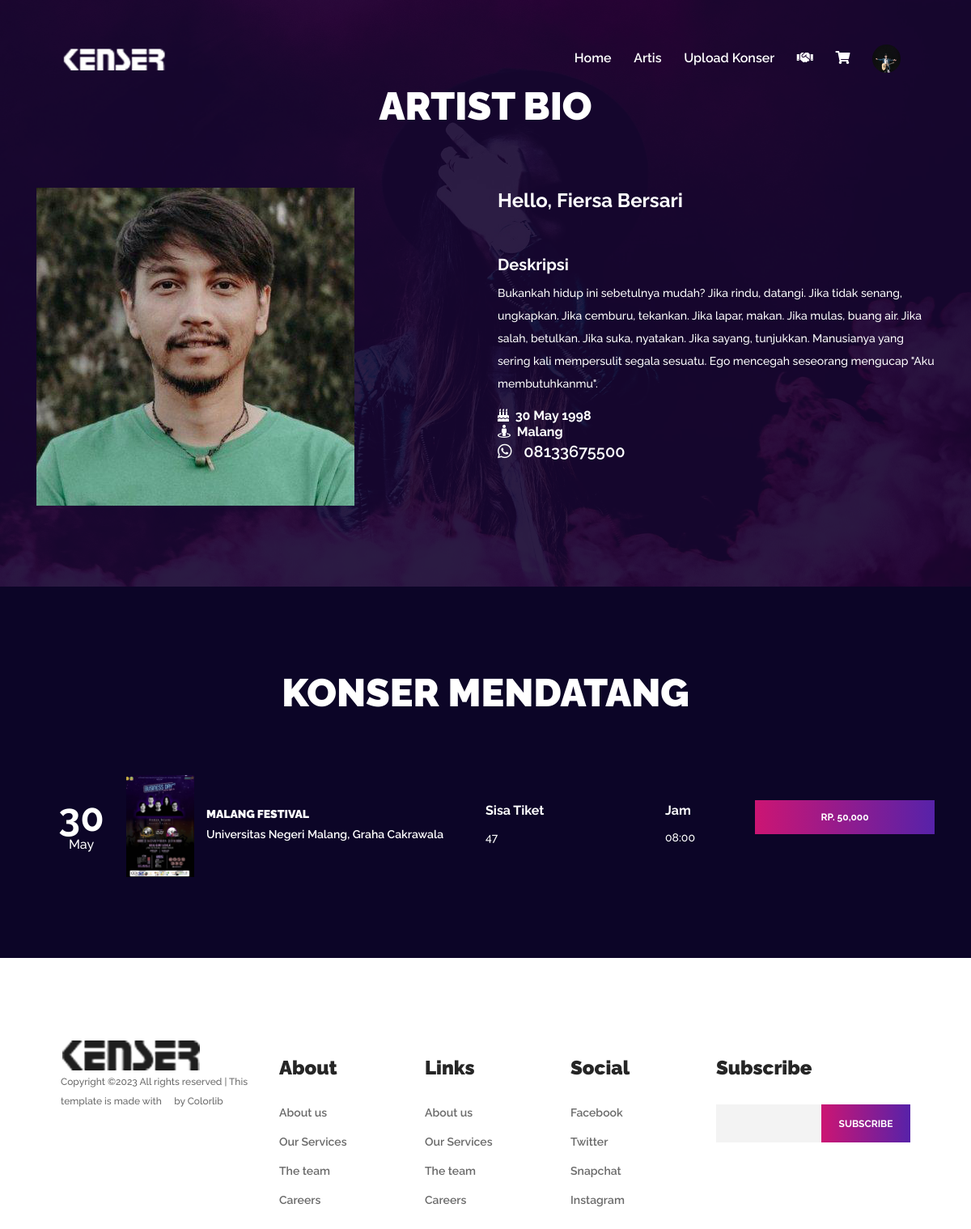
The page /musica/index_artis.php?page=artis_detail&id=21 (signed in) on the database its author committed.
### tables this page shows
CREATE TABLE `user` (
  `id_user` int(11) NOT NULL,
  `username` varchar(225) NOT NULL,
  `password` varchar(225) NOT NULL,
  `Alamat` text NOT NULL,
  `Umur` int(11) NOT NULL,
  `Tempat_Lahir` varchar(225) NOT NULL,
  `Tanggal_lahir` date NOT NULL,
  `no_telp` varchar(225) NOT NULL,
  `foto` varchar(1000) NOT NULL,
  `level` int(11) NOT NULL,
  `active` varchar(225) NOT NULL
);

CREATE TABLE `artis` (
  `id_artis` int(11) NOT NULL,
  `id_user_user` int(11) NOT NULL,
  `nama_artis` varchar(225) NOT NULL,
  `deskripsi_artis` text NOT NULL,
  `foto_artis` varchar(225) NOT NULL,
  `cp` varchar(225) NOT NULL
);

CREATE TABLE `tiket` (
  `id_tiket` int(11) NOT NULL,
  `id_artis_artis` int(11) NOT NULL,
  `nama_tiket` varchar(225) NOT NULL,
  `harga_tiket` int(11) NOT NULL,
  `tanggal_tiket` date NOT NULL,
  `foto_tiket` varchar(225) NOT NULL,
  `deskripsi_tiket` varchar(225) NOT NULL,
  `nomor_telp` varchar(225) NOT NULL,
  `qty_tiket` int(11) NOT NULL,
  `lokasi` text NOT NULL,
  `jam` time NOT NULL
);

### musica/artis_detail.php (the view, shortened to what this page needs)
<?php
$data_ar1 = $_GET['id'];
$data_ar2 = mysqli_query($koneksi, "SELECT * FROM artis WHERE id_artis = '$data_ar1'");
$data_lengkap = mysqli_fetch_assoc($data_ar2);
$id_artis = $data_lengkap['id_user_user'];
$data_tiket = mysqli_query($koneksi, "SELECT * FROM tiket WHERE id_artis_artis = '$id_artis'");
$data_user = mysqli_query($koneksi, "SELECT * FROM user WHERE id_user = '$id_artis'");
$data_user1 = mysqli_fetch_assoc($data_user);
$tanggal=$data_user1['Tanggal_lahir'];
?>
<div class="about-us-area section-padding-100-0 bg-img bg-overlay" style="background-image: url(img/bg-img/bg-4.jpg);" id="about">
    <div class="container">
        <div class="row">
            <div class="col-12">
                <div class="section-heading">
                    <h2>Artist Bio</h2>
                </div>
            </div>
        </div>
        <div  class="row">
            <div class="col-12 col-lg-6">
                <div class="about-thumbnail mb-100">
                    <img src="proses/images/profile/<?php echo $data_lengkap['foto_artis'];?>" alt="">
                </div>
            </div>
            <div class="col-12 col-lg-6">
                <div class="about-content mb-100">
                    <h4>Hello, <?php echo $data_lengkap['nama_artis'];?></h4>
                    <h5 style="color: white;">Deskripsi</h5>
                    <font size="20"><?php echo $data_lengkap['deskripsi_artis'];?></font> <p></p>
                    <h6 style="color: white;"> <i class="fas fa-birthday-cake"></i> &nbsp;<?= date('d M Y', strtotime($tanggal)); ?>
                    <br>
                    <i class="fas fa-street-view"></i> &nbsp;<?php echo $data_user1['Tempat_Lahir']; ?>
                    <br>
                    <a href="https://api.whatsapp.com/send?phone=+62<?= $data_lengkap['cp'] ?>&text=Saya melihat tiket " target="_blank" style="color: white; font-size: 20px;">
                        <i class="fab fa-whatsapp"></i> &nbsp;<?php echo ' '.$data_lengkap['cp']; ?>
                    </a>
                    </h6>
                </div>
            </div>
        </div>
    </div>
</div>
<div class="upcoming-shows-area section-padding-100">
    <div class="container">
        <div class="row">
            <div class="col-12">
                <div class="section-heading">
                    <h2>Konser Mendatang</h2>
                </div>
            </div>
        </div>
        <div class="row">
            <div class="col-12">
                <div class="upcoming-shows-content">
                    <?php
                    while ( $data_tiket_lengkap = mysqli_fetch_assoc($data_tiket)) {
                    ?>
                    <div class="single-upcoming-shows d-flex align-items-center flex-wrap">
                        <div class="shows-date">
                            <h2><?php
                            $hari =  $data_tiket_lengkap['tanggal_tiket'];
                            echo date('d', strtotime($hari));
                            ?> <span><?php echo date('M', strtotime($hari)); ?></span></h2>
                        </div>
                        <div class="shows-desc d-flex align-items-center">
                            <div class="shows-img">
                                <img src="proses/images/banner/<?php echo $data_tiket_lengkap['foto_tiket']; ?>" alt="">
                            </div>
                            <div class="shows-name">
                                <h6><a href="index_artis.php?page=detail_tiket&id=<?php echo $data_tiket_lengkap['id_tiket']; ?>" style="color: white;"><b><?php echo $data_tiket_lengkap['nama_tiket']; ?></b></a></h6>
                                <p><a href="https://www.google.com/maps/search/<?php echo $data_tiket_lengkap['lokasi']; ?>" target="_blank" style="color: white;"><?php echo $data_tiket_lengkap['lokasi']; ?></a></p>
                            </div>
                        </div>
                        <div class="shows-location">
                            <h6 style="color: white;">Sisa Tiket</h6>
                            <p><?php echo $data_tiket_lengkap['qty_tiket']; ?></p>
                        </div>
                        <div class="shows-time">
                            <h6 style="color: white;">Jam</h6>
                            <p><?php echo date("H:i", strtotime($data_tiket_lengkap['jam'])); ?></p>
                        </div>
                        <div class="buy-tickets">
                            <?php if ($id_artis!=$id){ ?>
                                <a href="index_artis.php?page=buy_ticket&id=<?php echo $data_tiket_lengkap['id_tiket']; ?>" class="btn musica-btn">Rp. <?php echo number_format($data_tiket_lengkap['harga_tiket']); ?></a><br>
                            <?php }else{ ?>
                            <a href="index_artis.php?page=edit_tiket&id=<?php echo $data_tiket_lengkap['id_tiket']; ?>" class="btn btn-primary">Edit Tiket</a><br>
                            <a href="proses/hapus_tiket.php?id=<?php echo $data_tiket_lengkap['id_tiket']; ?>&id_artis=<?php echo $data_ar1; ?>" class="btn btn-danger">Hapus Tiket</a>
                        <?php } ?>
                        </div>
                    </div>
                    <?php
                    }
                    ?>
                </div>
            </div>
        </div>
    </div>
</div>

### musica/index_artis.php (shortened to what this page needs)
<!DOCTYPE html>
<html lang="en">
    <head>
        <link rel="stylesheet" href="https://use.fontawesome.com/releases/v5.8.1/css/all.css">
        <link rel="stylesheet" href="style.css">
        <link rel="stylesheet" type="text/css" href="mystyle.css">
        <body>
            <?php
            include 'proses/koneksi.php';
            $id = $_SESSION['id_user'];
            $data = mysqli_query($koneksi, "SELECT * FROM user where id_user = '$id'");
            $d = mysqli_fetch_assoc($data);
            ?>
            <header class="header-area" >
                <div class="musica-main-menu" >
                    <div class="classy-nav-container breakpoint-off">
                        <div class="container-fluid">
                            <nav class="classy-navbar justify-content-between" id="musicaNav" >
                                <a href="index_artis.php?page=home" class="nav-brand"><img src="img/logo.png" alt=""></a>
                                <div class="classy-menu" style="overflow: hidden;">
                                    <div class="classynav">
                                        <ul>
                                            <li><a href="index_artis.php?page=home">Home</a></li>
                                            <li><a href="index_artis.php?page=artis&nama_artis=">Artis</a></li>
                                            <?php if ($d['level']==1) {?>
                                                 <li><a href="index_artis.php?page=upload">Upload Konser</a></li>
                                                 <li><a href="index_artis.php?page=transaksi"><i class="fas fa-handshake"></i></a></li>
                                            <?php } ?>
                                            <li><a href="index_artis.php?page=chart"><i class="fas fa-shopping-cart"></i></a></li>
                                            <li><a href="" data-toggle="modal" data-target="#myModal" ><img class="image-cropper profile-pic" src="proses/images/profile/<?php echo $d['foto'];?>"> </a></li>
                                        </ul>
                                    </div>
                                </div>
                            </nav>
                        </div>
                    </div>
                </div>
            </header>
            <?php
            if(isset($_GET['page'])){
            $page = $_GET['page'];
            switch ($page) {
            case 'artis_detail':
            include "artis_detail.php";
            break;
            }
            }else{
            include "home.php";
            }
            ?>
            <footer class="footer-area section-padding-100-0">
                <div class="container-fluid">
                    <div class="row">
                        <div class="col-12 col-md-6 col-xl-3">
                            <div class="footer-widget-area mb-100">
                                <a href="#"><img src="img/logo2.png" alt=""></a>
                                <p class="copywrite-text"><a href="#">
                                Copyright &copy;<script>document.write(new Date().getFullYear());</script> All rights reserved | This template is made with <i class="fa fa-heart-o" aria-hidden="true"></i> by <a href="https://colorlib.com" target="_blank">Colorlib</a>
                            </p>
                        </div>
                    </div>
                    <div class="col-12 col-sm-4 col-xl-2">
                        <div class="footer-widget-area mb-100">
                            <div class="widget-title">
                                <h4>About</h4>
                            </div>
                            <nav>
                                <ul class="footer-nav">
                                    <li><a href="#">About us</a></li>
                                    <li><a href="#">Our Services</a></li>
                                    <li><a href="#">The team</a></li>
                                    <li><a href="#">Careers</a></li>
                                </ul>
                            </nav>
                        </div>
                    </div>
                    <div class="col-12 col-sm-4 col-xl-2">
                        <div class="footer-widget-area mb-100">
                            <div class="widget-title">
                                <h4>Links</h4>
                            </div>
                            <nav>
                                <ul class="footer-nav">
                                    <li><a href="#">About us</a></li>
                                    <li><a href="#">Our Services</a></li>
                                    <li><a href="#">The team</a></li>
                                    <li><a href="#">Careers</a></li>
                                </ul>
                            </nav>
                        </div>
                    </div>
                    <div class="col-12 col-sm-4 col-xl-2">
                        <div class="footer-widget-area mb-100">
                            <div class="widget-title">
                                <h4>Social</h4>
                            </div>
                            <nav>
                                <ul class="footer-nav">
                                    <li><a href="#">Facebook</a></li>
                                    <li><a href="#">Twitter</a></li>
                                    <li><a href="#">Snapchat</a></li>
                                    <li><a href="#">Instagram</a></li>
                                </ul>
                            </nav>
                        </div>
                    </div>
                    <div class="col-12 col-md-6 col-xl-3">
                        <div class="footer-widget-area mb-100">
                            <div class="widget-title">
                                <h4>Subscribe</h4>
                            </div>
                            <form action="#" method="post" class="subscribe-form">
                                <input type="email" name="subscribe-email" id="subscribeemail">
                                <button type="submit">subscribe</button>
                            </form>
                        </div>
                    </div>
                </div>
            </div>
        </footer>
        <link rel="stylesheet" href="//code.jquery.com/ui/1.12.0/themes/smoothness/jquery-ui.css">
    </body>
</html>

### musica/css/classy-nav.css (style rules this page uses)
* { margin: 0; padding: 0; }
body { font-family: "Roboto", sans-serif; }
ul, ol { margin: 0; }
ul li, ol li { list-style: none; }
img { height: auto; max-width: 100%; }
.bg-img { background-position: center center; background-size: cover; background-repeat: no-repeat; }
.classy-nav-container { position: relative; z-index: 100; background-color: #ffffff; }
.classy-nav-container * { box-sizing: border-box; }
.classy-nav-container a { -webkit-transition-duration: 500ms; transition-duration: 500ms; text-decoration: none; outline: none; font-size: 14px; font-weight: 400; color: #232323; display: inline-block; }
.justify-content-between { -webkit-box-pack: justify; -ms-flex-pack: justify; justify-content: space-between; }
.classy-navbar { width: 100%; height: 70px; padding: 0.5em 2em; display: -webkit-box; display: -ms-flexbox; display: flex; -webkit-box-align: center; -ms-flex-align: center; -ms-grid-row-align: center; align-items: center; }
.classy-navbar .nav-brand { font-size: 26px; font-weight: 500; color: #565656; display: inline-block; margin-right: 30px; }
.classynav ul li { display: inline-block; clear: both; position: inherit; z-index: 10; }
.classynav ul li a { padding: 0 12px; display: block; height: 35px; font-size: 14px; line-height: 34px; }
.breakpoint-off .classynav { display: -webkit-box; display: -ms-flexbox; display: flex; -webkit-box-align: center; -ms-flex-align: center; -ms-grid-row-align: center; align-items: center; }

### musica/index_artis.php (style rules this page uses)
.image-cropper { width: 250px; height: 100px; position: relative; overflow: hidden; border-radius: 50%; }
.profile-pic { display: inline; margin: 0 auto; height: 35px; width: 35px; }

### rows shown on the page
user: foto (picture)
artis: foto_artis (picture), nama_artis "Fiersa Bersari", deskripsi_artis "Bukankah hidup ini sebetulnya mudah? Jika rindu, datangi. Jika tidak senang, ungkapkan. Jika cemburu, tekankan. Jika lapar, makan. Jika mulas, buang air. Jika salah, betulkan. Jika suka, nyatakan. Jika sayang, tunjukkan. Manusianya yang sering kali mempersulit segala sesuatu. Ego mencegah seseorang mengucap \"Aku membutuhkanmu\".", cp "08133675500"
user: Tanggal_lahir "30 May 1998", Tempat_Lahir "Malang"
tiket: tanggal_tiket "30", tanggal_tiket "May", foto_tiket (picture), nama_tiket "MALANG FESTIVAL", lokasi "Universitas Negeri Malang, Graha Cakrawala", qty_tiket "47", jam "08:00", harga_tiket "50,000"
